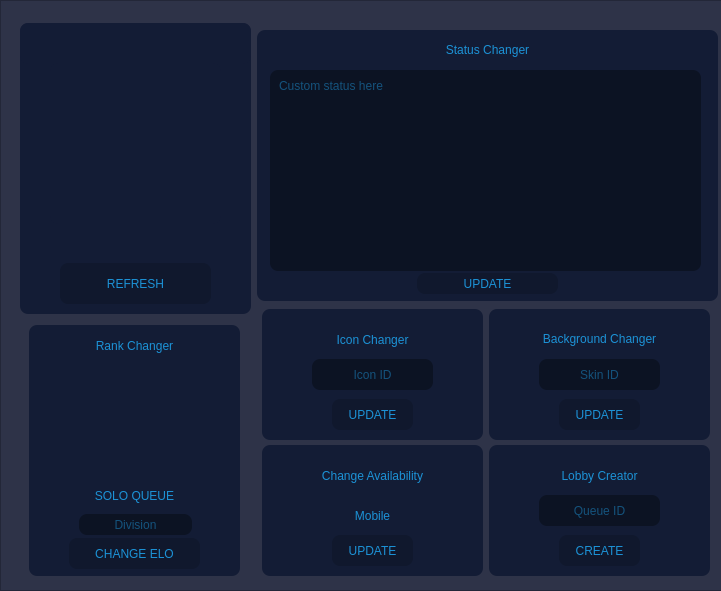
<?xml version="1.0" encoding="UTF-8"?>
<ui version="4.0">
 <class>IRFTool</class>
 <widget class="QMainWindow" name="IRFTool">
  <property name="geometry">
   <rect>
    <x>0</x>
    <y>0</y>
    <width>721</width>
    <height>591</height>
   </rect>
  </property>
  <property name="minimumSize">
   <size>
    <width>721</width>
    <height>591</height>
   </size>
  </property>
  <property name="maximumSize">
   <size>
    <width>721</width>
    <height>591</height>
   </size>
  </property>
  <property name="windowTitle">
   <string>MainWindow</string>
  </property>
  <widget class="QWidget" name="widget">
   <widget class="QFrame" name="homeBg">
    <property name="geometry">
     <rect>
      <x>0</x>
      <y>0</y>
      <width>731</width>
      <height>591</height>
     </rect>
    </property>
    <property name="styleSheet">
     <string notr="true">background-color: rgb(46, 51, 72);</string>
    </property>
    <property name="frameShape">
     <enum>QFrame::StyledPanel</enum>
    </property>
    <property name="frameShadow">
     <enum>QFrame::Raised</enum>
    </property>
    <widget class="QFrame" name="summonerProfile">
     <property name="geometry">
      <rect>
       <x>20</x>
       <y>23</y>
       <width>231</width>
       <height>291</height>
      </rect>
     </property>
     <property name="styleSheet">
      <string notr="true">
border-radius: 8px;
background-color: rgb(19, 28, 53);</string>
     </property>
     <property name="frameShape">
      <enum>QFrame::StyledPanel</enum>
     </property>
     <property name="frameShadow">
      <enum>QFrame::Raised</enum>
     </property>
     <widget class="QLabel" name="usernameLabel">
      <property name="geometry">
       <rect>
        <x>0</x>
        <y>0</y>
        <width>231</width>
        <height>41</height>
       </rect>
      </property>
      <property name="styleSheet">
       <string notr="true">font: 87 12pt &quot;Segoe UI Black&quot;;
color: rgb(28, 146, 214);
background-color: rgba(19, 28, 53, 150);</string>
      </property>
      <property name="text">
       <string/>
      </property>
      <property name="alignment">
       <set>Qt::AlignCenter</set>
      </property>
     </widget>
     <widget class="QPushButton" name="refreshBtn">
      <property name="geometry">
       <rect>
        <x>40</x>
        <y>240</y>
        <width>151</width>
        <height>41</height>
       </rect>
      </property>
      <property name="styleSheet">
       <string notr="true">QPushButton {
	font: 87 9pt &quot;Arial Black&quot;;
	color: rgb(28, 146, 214);
	background-color: rgb(16, 24, 45);
}

QPushButton:hover {
	
	background-color: rgba(17, 25, 47, 190);
}

QPushButton:pressed {
	background-color: rgb(16, 24, 45);


}</string>
      </property>
      <property name="text">
       <string>REFRESH</string>
      </property>
     </widget>
     <widget class="QLabel" name="summonerIcon">
      <property name="geometry">
       <rect>
        <x>30</x>
        <y>40</y>
        <width>171</width>
        <height>161</height>
       </rect>
      </property>
      <property name="styleSheet">
       <string notr="true">background-color: rgba(19, 28, 53, 150);</string>
      </property>
      <property name="text">
       <string/>
      </property>
      <property name="alignment">
       <set>Qt::AlignCenter</set>
      </property>
     </widget>
     <widget class="QLabel" name="activityLabel">
      <property name="geometry">
       <rect>
        <x>50</x>
        <y>213</y>
        <width>131</width>
        <height>20</height>
       </rect>
      </property>
      <property name="text">
       <string/>
      </property>
      <property name="alignment">
       <set>Qt::AlignCenter</set>
      </property>
     </widget>
     <widget class="QLabel" name="label">
      <property name="geometry">
       <rect>
        <x>0</x>
        <y>214</y>
        <width>231</width>
        <height>21</height>
       </rect>
      </property>
      <property name="cursor">
       <cursorShape>ArrowCursor</cursorShape>
      </property>
      <property name="text">
       <string/>
      </property>
      <property name="alignment">
       <set>Qt::AlignCenter</set>
      </property>
     </widget>
    </widget>
    <widget class="QFrame" name="summonerElo">
     <property name="geometry">
      <rect>
       <x>29</x>
       <y>325</y>
       <width>211</width>
       <height>251</height>
      </rect>
     </property>
     <property name="styleSheet">
      <string notr="true">
border-radius: 8px;
background-color: rgb(19, 28, 53);</string>
     </property>
     <property name="frameShape">
      <enum>QFrame::StyledPanel</enum>
     </property>
     <property name="frameShadow">
      <enum>QFrame::Raised</enum>
     </property>
     <widget class="QPushButton" name="changeEloBtn">
      <property name="geometry">
       <rect>
        <x>40</x>
        <y>213</y>
        <width>131</width>
        <height>31</height>
       </rect>
      </property>
      <property name="styleSheet">
       <string notr="true">QPushButton {
	font: 87 8pt &quot;Arial Black&quot;;
	color: rgb(28, 146, 214);
	background-color: rgb(16, 24, 45);
}

QPushButton:hover {
	
	background-color: rgba(17, 25, 47, 190);
}

QPushButton:pressed {
	background-color: rgb(16, 24, 45);


}</string>
      </property>
      <property name="text">
       <string>CHANGE ELO</string>
      </property>
     </widget>
     <widget class="QPushButton" name="previousEloBtn">
      <property name="geometry">
       <rect>
        <x>20</x>
        <y>90</y>
        <width>16</width>
        <height>16</height>
       </rect>
      </property>
      <property name="cursor">
       <cursorShape>PointingHandCursor</cursorShape>
      </property>
      <property name="styleSheet">
       <string notr="true">QPushButton {
	image: url(:/icons/leftarrow.png);
}

QPushButton:hover {
	
}</string>
      </property>
      <property name="text">
       <string/>
      </property>
     </widget>
     <widget class="QPushButton" name="nextEloBtn">
      <property name="geometry">
       <rect>
        <x>173</x>
        <y>90</y>
        <width>16</width>
        <height>16</height>
       </rect>
      </property>
      <property name="cursor">
       <cursorShape>PointingHandCursor</cursorShape>
      </property>
      <property name="styleSheet">
       <string notr="true">QPushButton {
	image: url(:/icons/right-arrow.png);
}

QPushButton:hover {
	
}</string>
      </property>
      <property name="text">
       <string/>
      </property>
     </widget>
     <widget class="QLineEdit" name="divisionInput">
      <property name="geometry">
       <rect>
        <x>50</x>
        <y>189</y>
        <width>113</width>
        <height>21</height>
       </rect>
      </property>
      <property name="styleSheet">
       <string notr="true">background-color: rgb(12, 19, 35);
color: rgb(28, 146, 214);
</string>
      </property>
      <property name="alignment">
       <set>Qt::AlignCenter</set>
      </property>
      <property name="placeholderText">
       <string>Division</string>
      </property>
     </widget>
     <widget class="QLabel" name="rankChangerLabel">
      <property name="geometry">
       <rect>
        <x>0</x>
        <y>10</y>
        <width>211</width>
        <height>21</height>
       </rect>
      </property>
      <property name="styleSheet">
       <string notr="true">color: rgb(28, 146, 214);
font: 87 12pt &quot;Segoe UI Black&quot;;</string>
      </property>
      <property name="text">
       <string>Rank Changer</string>
      </property>
      <property name="alignment">
       <set>Qt::AlignCenter</set>
      </property>
     </widget>
     <widget class="QStackedWidget" name="eloManager">
      <property name="geometry">
       <rect>
        <x>50</x>
        <y>39</y>
        <width>111</width>
        <height>101</height>
       </rect>
      </property>
      <property name="currentIndex">
       <number>9</number>
      </property>
      <widget class="QWidget" name="unranked">
       <widget class="QLabel" name="unrankedImg">
        <property name="geometry">
         <rect>
          <x>0</x>
          <y>0</y>
          <width>111</width>
          <height>101</height>
         </rect>
        </property>
        <property name="text">
         <string/>
        </property>
       </widget>
      </widget>
      <widget class="QWidget" name="iron">
       <widget class="QLabel" name="ironImg">
        <property name="geometry">
         <rect>
          <x>0</x>
          <y>0</y>
          <width>111</width>
          <height>101</height>
         </rect>
        </property>
        <property name="text">
         <string/>
        </property>
       </widget>
      </widget>
      <widget class="QWidget" name="bronze">
       <widget class="QLabel" name="bronzeImg">
        <property name="geometry">
         <rect>
          <x>0</x>
          <y>0</y>
          <width>111</width>
          <height>101</height>
         </rect>
        </property>
        <property name="text">
         <string/>
        </property>
       </widget>
      </widget>
      <widget class="QWidget" name="silver">
       <widget class="QLabel" name="silverImg">
        <property name="geometry">
         <rect>
          <x>0</x>
          <y>0</y>
          <width>111</width>
          <height>101</height>
         </rect>
        </property>
        <property name="text">
         <string/>
        </property>
       </widget>
      </widget>
      <widget class="QWidget" name="gold">
       <widget class="QLabel" name="goldImg">
        <property name="geometry">
         <rect>
          <x>0</x>
          <y>0</y>
          <width>111</width>
          <height>101</height>
         </rect>
        </property>
        <property name="text">
         <string/>
        </property>
       </widget>
      </widget>
      <widget class="QWidget" name="platinum">
       <widget class="QLabel" name="platinumImg">
        <property name="geometry">
         <rect>
          <x>0</x>
          <y>0</y>
          <width>111</width>
          <height>101</height>
         </rect>
        </property>
        <property name="text">
         <string/>
        </property>
       </widget>
      </widget>
      <widget class="QWidget" name="diamond">
       <widget class="QLabel" name="diamondImg">
        <property name="geometry">
         <rect>
          <x>0</x>
          <y>0</y>
          <width>111</width>
          <height>101</height>
         </rect>
        </property>
        <property name="text">
         <string/>
        </property>
       </widget>
      </widget>
      <widget class="QWidget" name="master">
       <widget class="QLabel" name="masterImg">
        <property name="geometry">
         <rect>
          <x>0</x>
          <y>0</y>
          <width>111</width>
          <height>101</height>
         </rect>
        </property>
        <property name="text">
         <string/>
        </property>
       </widget>
      </widget>
      <widget class="QWidget" name="grandmaster">
       <widget class="QLabel" name="grandmasterImg">
        <property name="geometry">
         <rect>
          <x>0</x>
          <y>0</y>
          <width>111</width>
          <height>101</height>
         </rect>
        </property>
        <property name="text">
         <string/>
        </property>
       </widget>
      </widget>
      <widget class="QWidget" name="challenger">
       <widget class="QLabel" name="challengerImg">
        <property name="geometry">
         <rect>
          <x>0</x>
          <y>0</y>
          <width>111</width>
          <height>101</height>
         </rect>
        </property>
        <property name="text">
         <string/>
        </property>
       </widget>
      </widget>
     </widget>
     <widget class="QStackedWidget" name="queueManager">
      <property name="geometry">
       <rect>
        <x>60</x>
        <y>150</y>
        <width>101</width>
        <height>31</height>
       </rect>
      </property>
      <property name="currentIndex">
       <number>0</number>
      </property>
      <widget class="QWidget" name="soloQ">
       <widget class="QLabel" name="soloqLabel">
        <property name="geometry">
         <rect>
          <x>-60</x>
          <y>0</y>
          <width>211</width>
          <height>41</height>
         </rect>
        </property>
        <property name="styleSheet">
         <string notr="true">color: rgb(28, 146, 214);
font: 87 8pt &quot;Segoe UI Black&quot;;</string>
        </property>
        <property name="text">
         <string>SOLO QUEUE</string>
        </property>
        <property name="alignment">
         <set>Qt::AlignCenter</set>
        </property>
       </widget>
      </widget>
      <widget class="QWidget" name="flexQ">
       <widget class="QLabel" name="flexqLabel">
        <property name="geometry">
         <rect>
          <x>-60</x>
          <y>-1</y>
          <width>211</width>
          <height>41</height>
         </rect>
        </property>
        <property name="styleSheet">
         <string notr="true">color: rgb(28, 146, 214);
font: 87 8pt &quot;Segoe UI Black&quot;;</string>
        </property>
        <property name="text">
         <string>FLEX 5X5</string>
        </property>
        <property name="alignment">
         <set>Qt::AlignCenter</set>
        </property>
       </widget>
      </widget>
      <widget class="QWidget" name="flex3x3">
       <widget class="QLabel" name="flex3x3Q">
        <property name="geometry">
         <rect>
          <x>-60</x>
          <y>-1</y>
          <width>211</width>
          <height>41</height>
         </rect>
        </property>
        <property name="styleSheet">
         <string notr="true">color: rgb(28, 146, 214);
font: 87 8pt &quot;Segoe UI Black&quot;;</string>
        </property>
        <property name="text">
         <string>FLEX 3X3</string>
        </property>
        <property name="alignment">
         <set>Qt::AlignCenter</set>
        </property>
       </widget>
      </widget>
      <widget class="QWidget" name="tft">
       <widget class="QLabel" name="tftLabel">
        <property name="geometry">
         <rect>
          <x>-60</x>
          <y>-1</y>
          <width>211</width>
          <height>41</height>
         </rect>
        </property>
        <property name="styleSheet">
         <string notr="true">color: rgb(28, 146, 214);
font: 87 8pt &quot;Segoe UI Black&quot;;</string>
        </property>
        <property name="text">
         <string>TFT</string>
        </property>
        <property name="alignment">
         <set>Qt::AlignCenter</set>
        </property>
       </widget>
      </widget>
     </widget>
     <widget class="QPushButton" name="previousQueueBtn">
      <property name="geometry">
       <rect>
        <x>50</x>
        <y>163</y>
        <width>16</width>
        <height>16</height>
       </rect>
      </property>
      <property name="cursor">
       <cursorShape>PointingHandCursor</cursorShape>
      </property>
      <property name="styleSheet">
       <string notr="true">image: url(:/icons/leftarrow.png);</string>
      </property>
      <property name="text">
       <string/>
      </property>
     </widget>
     <widget class="QPushButton" name="nextQueueBtn">
      <property name="geometry">
       <rect>
        <x>145</x>
        <y>163</y>
        <width>16</width>
        <height>16</height>
       </rect>
      </property>
      <property name="cursor">
       <cursorShape>PointingHandCursor</cursorShape>
      </property>
      <property name="styleSheet">
       <string notr="true">image: url(:/icons/right-arrow.png);</string>
      </property>
      <property name="text">
       <string/>
      </property>
     </widget>
    </widget>
    <widget class="QFrame" name="statusFrame">
     <property name="geometry">
      <rect>
       <x>257</x>
       <y>30</y>
       <width>461</width>
       <height>271</height>
      </rect>
     </property>
     <property name="styleSheet">
      <string notr="true">
border-radius: 8px;
background-color: rgb(19, 28, 53);</string>
     </property>
     <property name="frameShape">
      <enum>QFrame::StyledPanel</enum>
     </property>
     <property name="frameShadow">
      <enum>QFrame::Raised</enum>
     </property>
     <widget class="QTextEdit" name="statusInput">
      <property name="geometry">
       <rect>
        <x>13</x>
        <y>40</y>
        <width>431</width>
        <height>201</height>
       </rect>
      </property>
      <property name="styleSheet">
       <string notr="true">background-color: rgb(12, 19, 35);
color: rgb(28, 146, 214);
padding-left: 5px;
padding-top: 5px;
</string>
      </property>
      <property name="placeholderText">
       <string>Custom status here</string>
      </property>
     </widget>
     <widget class="QLabel" name="statusChangerLabel">
      <property name="geometry">
       <rect>
        <x>0</x>
        <y>10</y>
        <width>461</width>
        <height>20</height>
       </rect>
      </property>
      <property name="styleSheet">
       <string notr="true">color: rgb(28, 146, 214);
font: 87 12pt &quot;Segoe UI Black&quot;;</string>
      </property>
      <property name="text">
       <string>Status Changer</string>
      </property>
      <property name="alignment">
       <set>Qt::AlignCenter</set>
      </property>
     </widget>
     <widget class="QPushButton" name="statusUpdateBtn">
      <property name="geometry">
       <rect>
        <x>160</x>
        <y>243</y>
        <width>141</width>
        <height>21</height>
       </rect>
      </property>
      <property name="styleSheet">
       <string notr="true">QPushButton {
	font: 87 8pt &quot;Arial Black&quot;;
	color: rgb(28, 146, 214);
	background-color: rgb(16, 24, 45);
}

QPushButton:hover {
	
	background-color: rgba(17, 25, 47, 190);
}

QPushButton:pressed {
	background-color: rgb(16, 24, 45);


}</string>
      </property>
      <property name="text">
       <string>UPDATE</string>
      </property>
     </widget>
    </widget>
    <widget class="QFrame" name="iconFrame">
     <property name="geometry">
      <rect>
       <x>262</x>
       <y>309</y>
       <width>221</width>
       <height>131</height>
      </rect>
     </property>
     <property name="styleSheet">
      <string notr="true">
border-radius: 8px;
background-color: rgb(19, 28, 53);</string>
     </property>
     <property name="frameShape">
      <enum>QFrame::StyledPanel</enum>
     </property>
     <property name="frameShadow">
      <enum>QFrame::Raised</enum>
     </property>
     <widget class="QLabel" name="iconLabel">
      <property name="geometry">
       <rect>
        <x>0</x>
        <y>20</y>
        <width>221</width>
        <height>21</height>
       </rect>
      </property>
      <property name="styleSheet">
       <string notr="true">color: rgb(28, 146, 214);
font: 87 12pt &quot;Segoe UI Black&quot;;</string>
      </property>
      <property name="text">
       <string>Icon Changer</string>
      </property>
      <property name="alignment">
       <set>Qt::AlignCenter</set>
      </property>
     </widget>
     <widget class="QPushButton" name="updateIconBtn">
      <property name="geometry">
       <rect>
        <x>70</x>
        <y>90</y>
        <width>81</width>
        <height>31</height>
       </rect>
      </property>
      <property name="styleSheet">
       <string notr="true">QPushButton {
	font: 87 8pt &quot;Arial Black&quot;;
	color: rgb(28, 146, 214);
	background-color: rgb(16, 24, 45);
}

QPushButton:hover {
	
	background-color: rgba(17, 25, 47, 190);
}

QPushButton:pressed {
	background-color: rgb(16, 24, 45);


}</string>
      </property>
      <property name="text">
       <string>UPDATE</string>
      </property>
     </widget>
     <widget class="QLineEdit" name="iconInput">
      <property name="geometry">
       <rect>
        <x>50</x>
        <y>50</y>
        <width>121</width>
        <height>31</height>
       </rect>
      </property>
      <property name="styleSheet">
       <string notr="true">background-color: rgb(12, 19, 35);
color: rgb(28, 146, 214);

</string>
      </property>
      <property name="alignment">
       <set>Qt::AlignCenter</set>
      </property>
      <property name="placeholderText">
       <string>Icon ID</string>
      </property>
     </widget>
    </widget>
    <widget class="QFrame" name="backgroundFrame">
     <property name="geometry">
      <rect>
       <x>489</x>
       <y>309</y>
       <width>221</width>
       <height>131</height>
      </rect>
     </property>
     <property name="styleSheet">
      <string notr="true">
border-radius: 8px;
background-color: rgb(19, 28, 53);</string>
     </property>
     <property name="frameShape">
      <enum>QFrame::StyledPanel</enum>
     </property>
     <property name="frameShadow">
      <enum>QFrame::Raised</enum>
     </property>
     <widget class="QLabel" name="backgroundLabel">
      <property name="geometry">
       <rect>
        <x>0</x>
        <y>20</y>
        <width>221</width>
        <height>20</height>
       </rect>
      </property>
      <property name="styleSheet">
       <string notr="true">color: rgb(28, 146, 214);
font: 87 12pt &quot;Segoe UI Black&quot;;</string>
      </property>
      <property name="text">
       <string>Background Changer</string>
      </property>
      <property name="alignment">
       <set>Qt::AlignCenter</set>
      </property>
     </widget>
     <widget class="QPushButton" name="updateBackgroundBtn">
      <property name="geometry">
       <rect>
        <x>70</x>
        <y>90</y>
        <width>81</width>
        <height>31</height>
       </rect>
      </property>
      <property name="styleSheet">
       <string notr="true">QPushButton {
	font: 87 8pt &quot;Arial Black&quot;;
	color: rgb(28, 146, 214);
	background-color: rgb(16, 24, 45);
}

QPushButton:hover {
	
	background-color: rgba(17, 25, 47, 190);
}

QPushButton:pressed {
	background-color: rgb(16, 24, 45);


}</string>
      </property>
      <property name="text">
       <string>UPDATE</string>
      </property>
     </widget>
     <widget class="QLineEdit" name="backgroundInput">
      <property name="geometry">
       <rect>
        <x>50</x>
        <y>50</y>
        <width>121</width>
        <height>31</height>
       </rect>
      </property>
      <property name="styleSheet">
       <string notr="true">background-color: rgb(12, 19, 35);
color: rgb(28, 146, 214);
</string>
      </property>
      <property name="alignment">
       <set>Qt::AlignCenter</set>
      </property>
      <property name="placeholderText">
       <string>Skin ID</string>
      </property>
     </widget>
    </widget>
    <widget class="QFrame" name="availabilityFrame">
     <property name="geometry">
      <rect>
       <x>262</x>
       <y>445</y>
       <width>221</width>
       <height>131</height>
      </rect>
     </property>
     <property name="styleSheet">
      <string notr="true">
border-radius: 8px;
background-color: rgb(19, 28, 53);</string>
     </property>
     <property name="frameShape">
      <enum>QFrame::StyledPanel</enum>
     </property>
     <property name="frameShadow">
      <enum>QFrame::Raised</enum>
     </property>
     <widget class="QLabel" name="availabilityLabel">
      <property name="geometry">
       <rect>
        <x>0</x>
        <y>20</y>
        <width>221</width>
        <height>21</height>
       </rect>
      </property>
      <property name="styleSheet">
       <string notr="true">color: rgb(28, 146, 214);
font: 87 12pt &quot;Segoe UI Black&quot;;</string>
      </property>
      <property name="text">
       <string>Change Availability</string>
      </property>
      <property name="alignment">
       <set>Qt::AlignCenter</set>
      </property>
     </widget>
     <widget class="QStackedWidget" name="availabilityManager">
      <property name="geometry">
       <rect>
        <x>70</x>
        <y>50</y>
        <width>81</width>
        <height>41</height>
       </rect>
      </property>
      <property name="currentIndex">
       <number>3</number>
      </property>
      <widget class="QWidget" name="online">
       <widget class="QLabel" name="onlineLabel">
        <property name="geometry">
         <rect>
          <x>0</x>
          <y>0</y>
          <width>81</width>
          <height>41</height>
         </rect>
        </property>
        <property name="styleSheet">
         <string notr="true">color: rgb(28, 146, 214);
font: 87 10pt &quot;Segoe UI Black&quot;;</string>
        </property>
        <property name="text">
         <string>Online</string>
        </property>
        <property name="alignment">
         <set>Qt::AlignCenter</set>
        </property>
       </widget>
      </widget>
      <widget class="QWidget" name="away">
       <widget class="QLabel" name="awayLabel">
        <property name="geometry">
         <rect>
          <x>0</x>
          <y>0</y>
          <width>81</width>
          <height>41</height>
         </rect>
        </property>
        <property name="styleSheet">
         <string notr="true">color: rgb(28, 146, 214);
font: 87 10pt &quot;Segoe UI Black&quot;;</string>
        </property>
        <property name="text">
         <string>Away</string>
        </property>
        <property name="alignment">
         <set>Qt::AlignCenter</set>
        </property>
       </widget>
      </widget>
      <widget class="QWidget" name="offline">
       <widget class="QLabel" name="offlineLabel">
        <property name="geometry">
         <rect>
          <x>0</x>
          <y>0</y>
          <width>81</width>
          <height>41</height>
         </rect>
        </property>
        <property name="styleSheet">
         <string notr="true">color: rgb(28, 146, 214);
font: 87 10pt &quot;Segoe UI Black&quot;;</string>
        </property>
        <property name="text">
         <string>Offline</string>
        </property>
        <property name="alignment">
         <set>Qt::AlignCenter</set>
        </property>
       </widget>
      </widget>
      <widget class="QWidget" name="mobile">
       <widget class="QLabel" name="mobileLabel">
        <property name="geometry">
         <rect>
          <x>0</x>
          <y>0</y>
          <width>81</width>
          <height>41</height>
         </rect>
        </property>
        <property name="styleSheet">
         <string notr="true">color: rgb(28, 146, 214);
font: 87 10pt &quot;Segoe UI Black&quot;;</string>
        </property>
        <property name="text">
         <string>Mobile</string>
        </property>
        <property name="alignment">
         <set>Qt::AlignCenter</set>
        </property>
       </widget>
      </widget>
     </widget>
     <widget class="QPushButton" name="previousAvailability">
      <property name="geometry">
       <rect>
        <x>60</x>
        <y>63</y>
        <width>20</width>
        <height>16</height>
       </rect>
      </property>
      <property name="cursor">
       <cursorShape>PointingHandCursor</cursorShape>
      </property>
      <property name="styleSheet">
       <string notr="true">image: url(:/icons/leftarrow.png);</string>
      </property>
      <property name="text">
       <string/>
      </property>
     </widget>
     <widget class="QPushButton" name="nextAvailability">
      <property name="geometry">
       <rect>
        <x>140</x>
        <y>63</y>
        <width>16</width>
        <height>16</height>
       </rect>
      </property>
      <property name="cursor">
       <cursorShape>PointingHandCursor</cursorShape>
      </property>
      <property name="styleSheet">
       <string notr="true">image: url(:/icons/right-arrow.png);</string>
      </property>
      <property name="text">
       <string/>
      </property>
     </widget>
     <widget class="QPushButton" name="updateAvailabilityBtn">
      <property name="geometry">
       <rect>
        <x>70</x>
        <y>90</y>
        <width>81</width>
        <height>31</height>
       </rect>
      </property>
      <property name="styleSheet">
       <string notr="true">QPushButton {
	font: 87 8pt &quot;Arial Black&quot;;
	color: rgb(28, 146, 214);
	background-color: rgb(16, 24, 45);
}

QPushButton:hover {
	
	background-color: rgba(17, 25, 47, 190);
}

QPushButton:pressed {
	background-color: rgb(16, 24, 45);


}</string>
      </property>
      <property name="text">
       <string>UPDATE</string>
      </property>
     </widget>
    </widget>
    <widget class="QFrame" name="lobbyFrame">
     <property name="geometry">
      <rect>
       <x>489</x>
       <y>445</y>
       <width>221</width>
       <height>131</height>
      </rect>
     </property>
     <property name="styleSheet">
      <string notr="true">
border-radius: 8px;
background-color: rgb(19, 28, 53);</string>
     </property>
     <property name="frameShape">
      <enum>QFrame::StyledPanel</enum>
     </property>
     <property name="frameShadow">
      <enum>QFrame::Raised</enum>
     </property>
     <widget class="QLabel" name="lobbyLabel">
      <property name="geometry">
       <rect>
        <x>0</x>
        <y>20</y>
        <width>221</width>
        <height>21</height>
       </rect>
      </property>
      <property name="styleSheet">
       <string notr="true">color: rgb(28, 146, 214);
font: 87 12pt &quot;Segoe UI Black&quot;;</string>
      </property>
      <property name="text">
       <string>Lobby Creator</string>
      </property>
      <property name="alignment">
       <set>Qt::AlignCenter</set>
      </property>
     </widget>
     <widget class="QLineEdit" name="queueInput">
      <property name="geometry">
       <rect>
        <x>50</x>
        <y>50</y>
        <width>121</width>
        <height>31</height>
       </rect>
      </property>
      <property name="styleSheet">
       <string notr="true">background-color: rgb(12, 19, 35);
color: rgb(28, 146, 214);
</string>
      </property>
      <property name="alignment">
       <set>Qt::AlignCenter</set>
      </property>
      <property name="placeholderText">
       <string>Queue ID</string>
      </property>
     </widget>
     <widget class="QPushButton" name="createLobbyBtn">
      <property name="geometry">
       <rect>
        <x>70</x>
        <y>90</y>
        <width>81</width>
        <height>31</height>
       </rect>
      </property>
      <property name="styleSheet">
       <string notr="true">QPushButton {
	font: 87 8pt &quot;Arial Black&quot;;
	color: rgb(28, 146, 214);
	background-color: rgb(16, 24, 45);
}

QPushButton:hover {
	
	background-color: rgba(17, 25, 47, 190);
}

QPushButton:pressed {
	background-color: rgb(16, 24, 45);


}</string>
      </property>
      <property name="text">
       <string>CREATE</string>
      </property>
     </widget>
     <widget class="QPushButton" name="pushButton">
      <property name="geometry">
       <rect>
        <x>201</x>
        <y>20</y>
        <width>20</width>
        <height>16</height>
       </rect>
      </property>
      <property name="text">
       <string/>
      </property>
     </widget>
    </widget>
   </widget>
  </widget>
 </widget>
 <resources>
  <include location="icons/icons.qrc"/>
 </resources>
 <connections/>
</ui>
